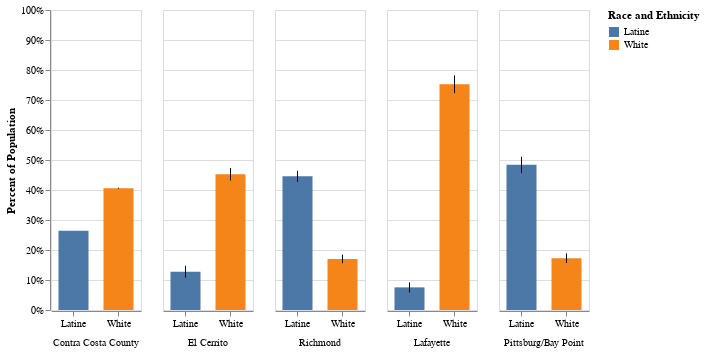

Write notebook code for a chart like this one.
### Code cell
# White: #54a24b
# Latine: #984ea3
place_sort = ['Contra Costa County', 'El Cerrito', 'Richmond', 'Lafayette', 'Pittsburg/Bay Point']
white_chart = alt.Chart(df_white_bars).mark_bar(size=30).encode(
    x=alt.X('race:N').title('').axis(labelAngle=0),
    y=alt.Y('race_pct:Q').scale(domain=(0,1)).axis(format='%').title('Percent of Population'),
    color=alt.Color('race:N').title('Race and Ethnicity')
).properties(width=90)

white_errors = alt.Chart().mark_errorbar().encode(
    x='race:N',
    y=alt.Y('race_pct:Q').scale(zero=False).title(''),
    yError='race_pct_moe:Q'
)

alt.layer(white_chart, white_errors, data=df_white_bars).facet(
    column=alt.Column("place:N", sort=place_sort, header=alt.Header(labelOrient='bottom')).title('')
)

### Figure 1 — Vega-Lite specification as saved in the notebook (floating-point values rounded to 4 significant figures)
{"config": {"view": {"continuousWidth": 300, "continuousHeight": 300}}, "data": {"name": "data-36fa72810ad518b5117872edf379625d"}, "facet": {"column": {"field": "place", "header": {"labelOrient": "bottom"}, "sort": ["Contra Costa County", "El Cerrito", "Richmond", "Lafayette", "Pittsburg/Bay Point"], "title": "", "type": "nominal"}}, "spec": {"layer": [{"mark": {"type": "bar", "size": 30}, "encoding": {"color": {"field": "race", "title": "Race and Ethnicity", "type": "nominal"}, "x": {"axis": {"labelAngle": 0}, "field": "race", "title": "", "type": "nominal"}, "y": {"axis": {"format": "%"}, "field": "race_pct", "scale": {"domain": [0, 1]}, "title": "Percent of Population", "type": "quantitative"}}}, {"mark": {"type": "errorbar"}, "encoding": {"x": {"field": "race", "type": "nominal"}, "y": {"field": "race_pct", "scale": {"zero": false}, "title": "", "type": "quantitative"}, "yError": {"field": "race_pct_moe"}}}], "width": 90}, "$schema": "https://vega.github.io/schema/vega-lite/v5.20.1.json", "datasets": {"data-36fa72810ad518b5117872edf379625d": [{"place": "Contra Costa County", "race": "White", "race_pct": 0.4058, "race_pct_moe": 0.001556}, {"place": "Contra Costa County", "race": "Latine", "race_pct": 0.264, "race_pct_moe": 0.0}, {"place": "Richmond", "race": "White", "race_pct": 0.1703, "race_pct_moe": 0.0142}, {"place": "Richmond", "race": "Latine", "race_pct": 0.4456, "race_pct_moe": 0.0181}, {"place": "Pittsburg/Bay Point", "race": "White", "race_pct": 0.1727, "race_pct_moe": 0.01575}, {"place": "Pittsburg/Bay Point", "race": "Latine", "race_pct": 0.484, "race_pct_moe": 0.0268}, {"place": "El Cerrito", "race": "White", "race_pct": 0.4524, "race_pct_moe": 0.02059}, {"place": "El Cerrito", "race": "Latine", "race_pct": 0.1276, "race_pct_moe": 0.01975}, {"place": "Lafayette", "race": "White", "race_pct": 0.7527, "race_pct_moe": 0.02954}, {"place": "Lafayette", "race": "Latine", "race_pct": 0.07542, "race_pct_moe": 0.01715}]}}
